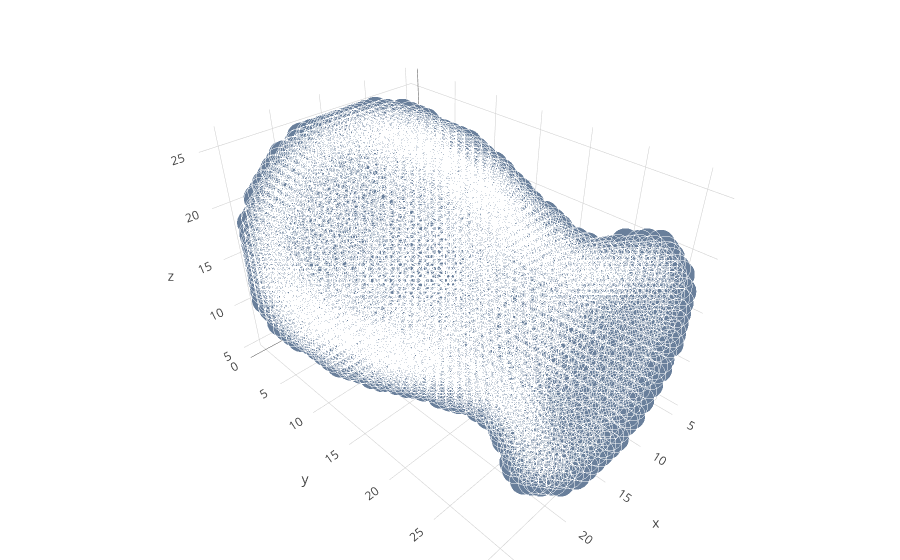

The code cell stored with this chart in its notebook:
### Code cell
i = np.random.choice(voxels.shape[0])
print(labels[i])
plot_vol(voxels[i])

### Figure 1 — Plotly figure (JSON) as saved in the notebook; plotly's stock layout.template omitted (floating-point values rounded to 4 significant figures; data arrays with more than 128 entries replaced by an {"elided": "..."} marker saying what was removed)
{"data": [{"marker": {"color": "rgb(105, 127, 155)", "line": {"color": "rgba(217, 217, 217, 0.14)", "width": 0.5}, "opacity": 1, "size": 10}, "mode": "markers", "type": "scatter3d", "x": {"elided": "4125 int values"}, "y": {"elided": "4125 int values"}, "z": {"elided": "4125 int values"}}], "layout": {"autosize": true, "margin": {"b": 0, "l": 0, "r": 0, "t": 0}, "scene": {"aspectmode": "auto", "aspectratio": {"x": 0.8783, "y": 1.296, "z": 0.8783}}}}
